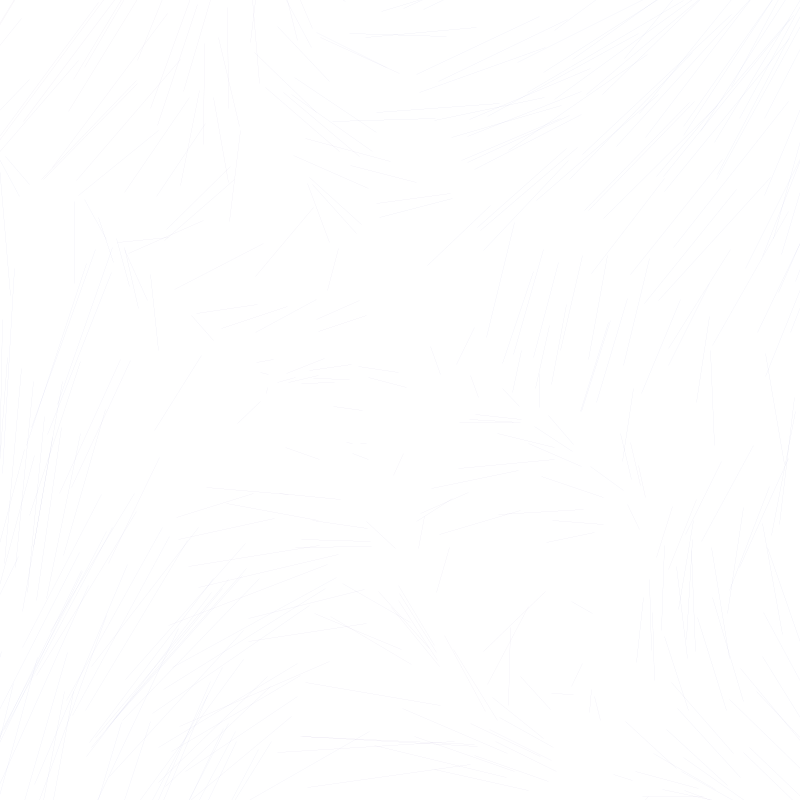
Frame 1 (no input)
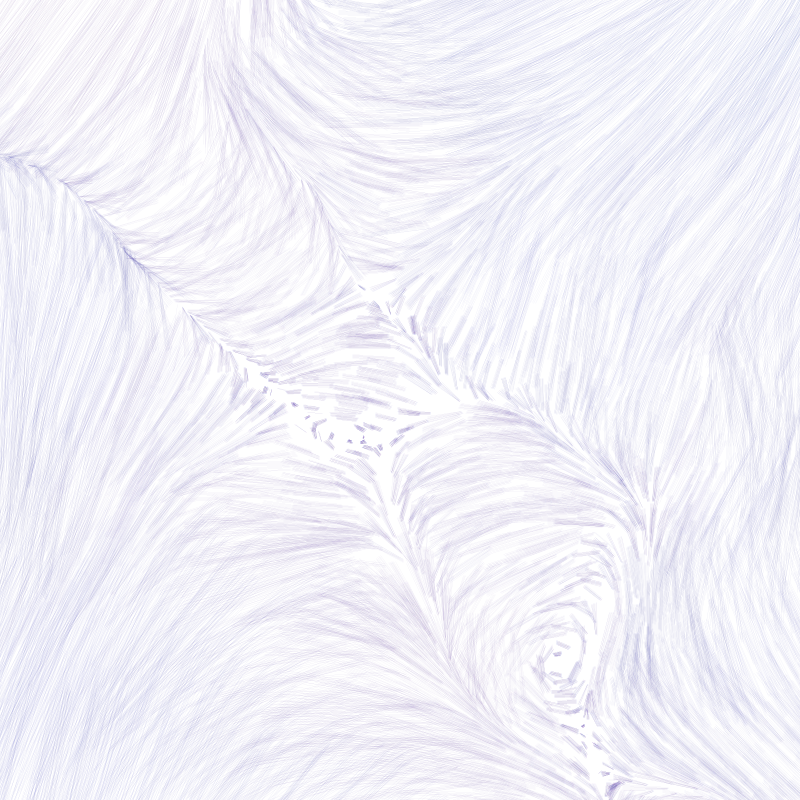
Frame 60 (the mouse pressed at the canvas centre just before this capture)
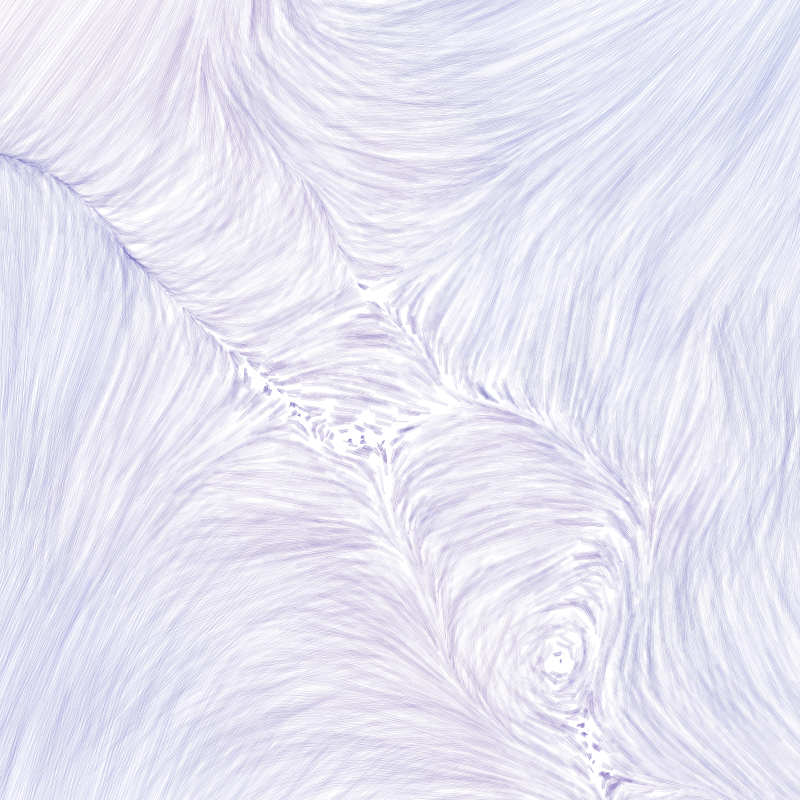
Frame 120 (the mouse held since frame 60 and released just before this capture)

The Processing sketch that drew these frames (run headless with seeded random() and noise(); from frame 60 on, the mouse is pressed at the canvas centre):

// Processing sketch: processing_49576
// ── processing_49576.pde

//////////////////////////////////
// Perlin Painting
//////////////////////////////////
// copyright: Daniel Erickson 2012
float SCALE = 1;
float ZOOM = 0.0001*SCALE;
int LEVELS = 4;
float STROKE_WIDTH = 4.0;
float STROKE_DISTANCE = 0.3;
float LINE_LENGTH = 40/SCALE;
float ALPHA = 60;

int N = 400;
PVector[] points;
float[] point_lengths;

void setup() {
    size(800, 800);
    smooth();
    strokeWeight(0.05);
    background(255);
    stroke(255, 255, 255, ALPHA);
    points = new PVector[N];
    point_lengths = new float[N];
    new_points();
}

void new_points() {
    for (int i=0; i<N; i++) {
        points[i] = new PVector(random(-40, width+40), random(-40, width+40));
        point_lengths[i] = 0.0;
    }
}

float stroke_n = 0.0;
void draw() {
    for (int i=0; i<N; i++) {
        PVector old_point;
        if (point_lengths[i] > STROKE_WIDTH) {
            old_point = new PVector(random(-40, width+40), random(-40, width+40));
            point_lengths[i] = 0.0;
        } else {
            old_point = points[i];
        }
        
        PVector new_point = new PVector(old_point.x, old_point.y);
        PVector new_color = new PVector(0.0, 0.0, 0.0);
        for (int j=1; j<=LEVELS; j++) {
            float multiple = j*10*ZOOM;
            new_point.add(new PVector(
                9.0*(noise(1, old_point.x*multiple+1, old_point.y*multiple+1)-0.5)/(j),
                9.0*(noise(2, old_point.x*multiple+1, old_point.y*multiple+1)-0.5)/(j)
            ));
            new_color.x += noise(1, old_point.x*multiple+1, old_point.y*multiple+1)/(LEVELS*1.4);
            //new_color.y += noise(2, old_point.x*multiple+1, old_point.y*multiple+1)/(LEVELS*1.4);
        }
        new_color.y = 0.3;
        new_color.z = 1 - ((new_color.x + new_color.y)/2);
        //new_color.mult(new_color.mag());
        //new_color.z = 1 - new_color.y;
        PVector point_difference = PVector.sub(new_point, old_point);
        PVector start_vector = new PVector(-point_difference.y, point_difference.x);
        PVector end_vector = new PVector(point_difference.y, -point_difference.x);
        point_lengths[i] += start_vector.mag();
        stroke(new_color.x*255.0, new_color.y*255.0, new_color.z*255.0, ALPHA);
        start_vector.mult(LINE_LENGTH);
        start_vector.add(old_point);
        end_vector.mult(LINE_LENGTH);
        end_vector.add(old_point);
        line(start_vector.x, start_vector.y, end_vector.x, end_vector.y);
        points[i] = new_point;
    }
}
